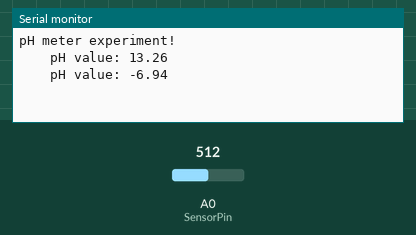
Bench run of a sketch on a simulated Arduino Uno, built with avr-gcc and run on an emulated ATmega328P. Parts: the last lines printed to the serial monitor. Inputs (shaded band) come from the test bench; at power-on: A0 (SensorPin) = 512.

Above: at 1.2 s.
1.3 s: A0 (SensorPin) set to 716
At 1.9 s:
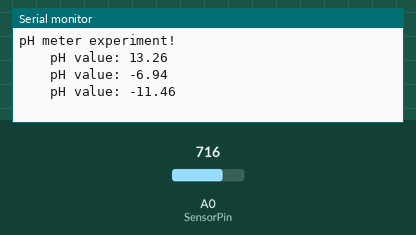
2.8 s: A0 (SensorPin) set to 900
At 3.4 s:
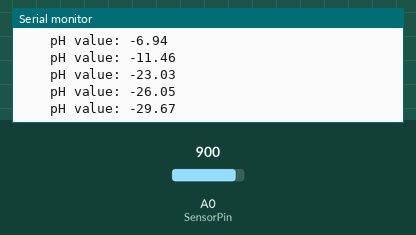
Timing chart, 0 to 5.8 s (numbered marks = the images above; inputs shaded):
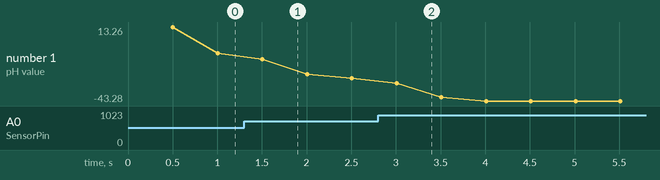

The sketch:

PhMeter.ino
```cpp
#define SensorPin A0            //pH meter Analog output to Arduino Analog Input 0
#define Offset 41.02740741      //deviation compensate

#define samplingInterval 20
#define printInterval 500
#define ArrayLenth  40    //times of collection
#define uart  Serial

int pHArray[ArrayLenth];   //Store the average value of the sensor feedback
int pHArrayIndex = 0;

void setup(void)
{
  uart.begin(9600);
  uart.println("pH meter experiment!");    //Test the uart monitor
}

void loop(void)
{
  static unsigned long samplingTime = millis();
  static unsigned long printTime = millis();
  static float pHValue, voltage;

  if (millis() - samplingTime > samplingInterval)
  {
    pHArray[pHArrayIndex++] = analogRead(SensorPin);
    if (pHArrayIndex == ArrayLenth){pHArrayIndex = 0;}
    voltage = avergearray(pHArray, ArrayLenth) * 5.0 / 1024;
    pHValue = -19.18518519 * voltage + Offset;
    samplingTime = millis();
  }

  if (millis() - printTime > printInterval)  //Every 800 milliseconds, print a numerical, convert the state of the LED indicator
  {
    uart.print("    pH value: ");
    uart.println(pHValue, 2);
    printTime = millis();
  }
}

double avergearray(int* arr, int number) {
  int i;
  int max, min;
  double avg;
  long amount = 0;
  if (number <= 0)
  {
    uart.println("Error number for the array to avraging!/n");
    return 0;
  }
  if (number < 5)
  { //less than 5, calculated directly statistics
    for (i = 0; i < number; i++)
    {
      amount += arr[i];
    }
    avg = amount / number;
    return avg;
  }
  else
  {
    if (arr[0] < arr[1])
    {
      min = arr[0]; max = arr[1];
    }
    else
    {
      min = arr[1]; max = arr[0];
    }
    for (i = 2; i < number; i++)
    {
      if (arr[i] < min)
      {
        amount += min;      //arr<min
        min = arr[i];
      }
      else
      {
        if (arr[i] > max)
        {
          amount += max;  //arr>max
          max = arr[i];
        }
        else
        {
          amount += arr[i]; //min<=arr<=max
        }
      }
    }
    avg = (double)amount / (number - 2);
  }
  return avg;
}
```

Measured:
- after the input at 1.3 s, the serial monitor: prints a new line after 0.20 s (image 1)
- after the input at 2.8 s, the serial monitor: prints a new line after 0.21 s (image 2)
- plotted number 1: -6.94 → -26.05 after the input at 1.3 s, -26.05 → -43.28 after the input at 2.8 s
